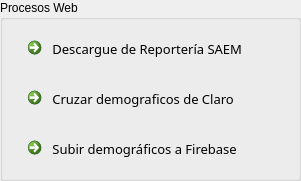
       <widget class="QGroupBox" name="Group_Selection_Starter_38">
        <property name="geometry">
         <rect>
          <x>310</x>
          <y>340</y>
          <width>301</width>
          <height>181</height>
         </rect>
        </property>
        <property name="styleSheet">
         <string notr="true">font: 63 10pt &quot;Bahnschrift SemiBold&quot;;</string>
        </property>
        <property name="title">
         <string>Procesos Web</string>
        </property>
        <widget class="QCommandLinkButton" name="commandLinkButton_3">
         <property name="geometry">
          <rect>
           <x>20</x>
           <y>30</y>
           <width>261</width>
           <height>41</height>
          </rect>
         </property>
         <property name="font">
          <font>
           <family>Bahnschrift SemiBold</family>
           <pointsize>10</pointsize>
           <weight>7</weight>
           <italic>false</italic>
           <bold>false</bold>
          </font>
         </property>
         <property name="styleSheet">
          <string notr="true">/* Al pasar el mouse */
QPushButton:hover {
    border: 2px solid rgb(160, 160, 160); /* Borde gris claro */
    border-radius: 8px;
}

/* Al presionar */
QPushButton:pressed {
    background-color: rgb(230, 230, 230); /* Gris suave al presionar */
    border: 2px solid rgb(100, 100, 100); /* Borde más oscuro */
    border-radius: 8px;
    color: rgb(0, 0, 0);
}</string>
         </property>
         <property name="text">
          <string> Descargue de Reportería SAEM</string>
         </property>
         <property name="icon">
          <iconset>
           <normaloff>../resources/ico/SMS.png</normaloff>../resources/ico/SMS.png</iconset>
         </property>
        </widget>
        <widget class="QCommandLinkButton" name="commandLinkButton_26">
         <property name="geometry">
          <rect>
           <x>20</x>
           <y>80</y>
           <width>261</width>
           <height>41</height>
          </rect>
         </property>
         <property name="font">
          <font>
           <family>Bahnschrift SemiBold</family>
           <pointsize>10</pointsize>
           <weight>7</weight>
           <italic>false</italic>
           <bold>false</bold>
          </font>
         </property>
         <property name="styleSheet">
          <string notr="true">/* Al pasar el mouse */
QPushButton:hover {
    border: 2px solid rgb(160, 160, 160); /* Borde gris claro */
    border-radius: 8px;
}

/* Al presionar */
QPushButton:pressed {
    background-color: rgb(230, 230, 230); /* Gris suave al presionar */
    border: 2px solid rgb(100, 100, 100); /* Borde más oscuro */
    border-radius: 8px;
    color: rgb(0, 0, 0);
}</string>
         </property>
         <property name="text">
          <string> Cruzar demograficos de Claro</string>
         </property>
         <property name="icon">
          <iconset>
           <normaloff>../resources/ico/doc.png</normaloff>../resources/ico/doc.png</iconset>
         </property>
         <property name="iconSize">
          <size>
           <width>20</width>
           <height>20</height>
          </size>
         </property>
        </widget>
        <widget class="QCommandLinkButton" name="commandLinkButton_33">
         <property name="geometry">
          <rect>
           <x>20</x>
           <y>130</y>
           <width>261</width>
           <height>41</height>
          </rect>
         </property>
         <property name="font">
          <font>
           <family>Bahnschrift SemiBold</family>
           <pointsize>10</pointsize>
           <weight>7</weight>
           <italic>false</italic>
           <bold>false</bold>
          </font>
         </property>
         <property name="styleSheet">
          <string notr="true">/* Al pasar el mouse */
QPushButton:hover {
    border: 2px solid rgb(160, 160, 160); /* Borde gris claro */
    border-radius: 8px;
}

/* Al presionar */
QPushButton:pressed {
    background-color: rgb(230, 230, 230); /* Gris suave al presionar */
    border: 2px solid rgb(100, 100, 100); /* Borde más oscuro */
    border-radius: 8px;
    color: rgb(0, 0, 0);
}</string>
         </property>
         <property name="text">
          <string> Subir demográficos a Firebase</string>
         </property>
         <property name="icon">
          <iconset>
           <normaloff>../resources/ico/firebase.ico</normaloff>../resources/ico/firebase.ico</iconset>
         </property>
         <property name="iconSize">
          <size>
           <width>20</width>
           <height>20</height>
          </size>
         </property>
        </widget>
       </widget>
